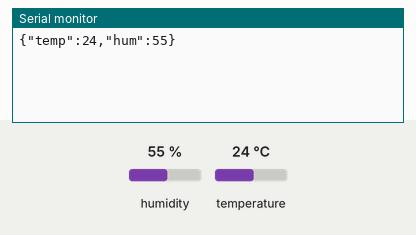
Recording of a sketch running on a simulated Arduino Uno, built with avr-gcc and run on an emulated ATmega328P. On the bench: the last lines printed to the serial monitor. The test bench sets the inputs (shaded band); at power-on: humidity 55 %, temperature 24 °C.

Above: at 1.3 s.
1.4 s: humidity set to 22 %
3.4 s: temperature set to 12 °C
At 4.5 s:
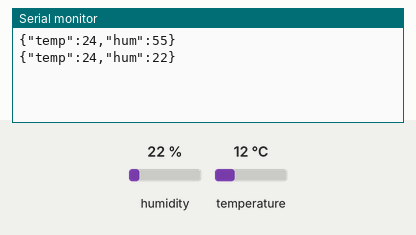
5.4 s: humidity set to 40 %
At 8.5 s:
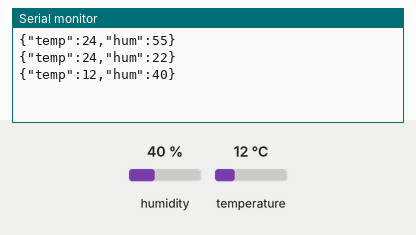
Timing chart, 0 to 10.0 s (numbered marks = the images above; inputs shaded):
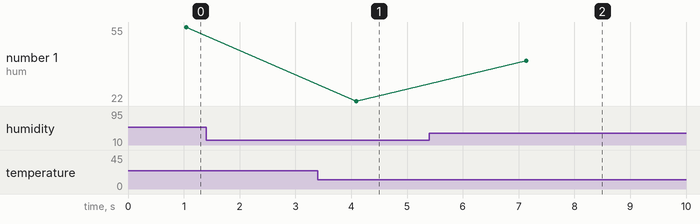

Measured:
- after the input at 5.4 s, the serial monitor: prints a new line after 1.7 s (image 2)
- plotted number 1: 22 → 40 after the input at 5.4 s

The sketch:

dht11_arduino.ino
```cpp
#include <DHT11.h>

// Kết nối DHT11 Data Pin với Digital Pin 2
DHT11 dht11(2);

void setup() {
    // Khởi tạo Serial ở tốc độ 9600 bps
    Serial.begin(9600);
}

void loop() {
    // Biến lưu trữ kết quả đọc
    int temperature = dht11.readTemperature();
    int humidity = dht11.readHumidity();

    if (temperature != DHT11::ERROR_CHECKSUM && temperature != DHT11::ERROR_TIMEOUT) {
        // Gửi dữ liệu dưới dạng chuỗi JSON qua Serial
        // Dạng: {"temp":25,"hum":60}
        Serial.print("{\"temp\":");
        Serial.print(temperature);
        Serial.print(",\"hum\":");
        Serial.print(humidity);
        Serial.println("}"); // Sử dụng Serial.println để thêm ký tự xuống dòng (\n) làm dấu kết thúc gói tin

    } else {
        // Nếu có lỗi, bạn có thể in ra lỗi để debug trong Proteus (tùy chọn)
        Serial.println("{\"error\":\"read_fail\"}");
    }

    delay(2000); // Đọc dữ liệu sau mỗi 2 giây
}
```
